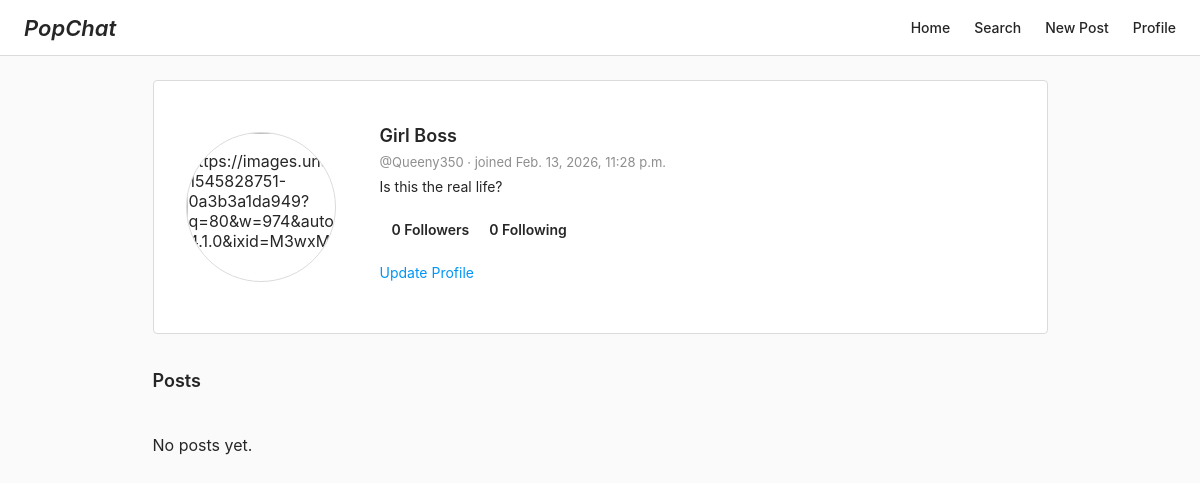
The page /mini_insta/profile/5 on the database as committed earlier.
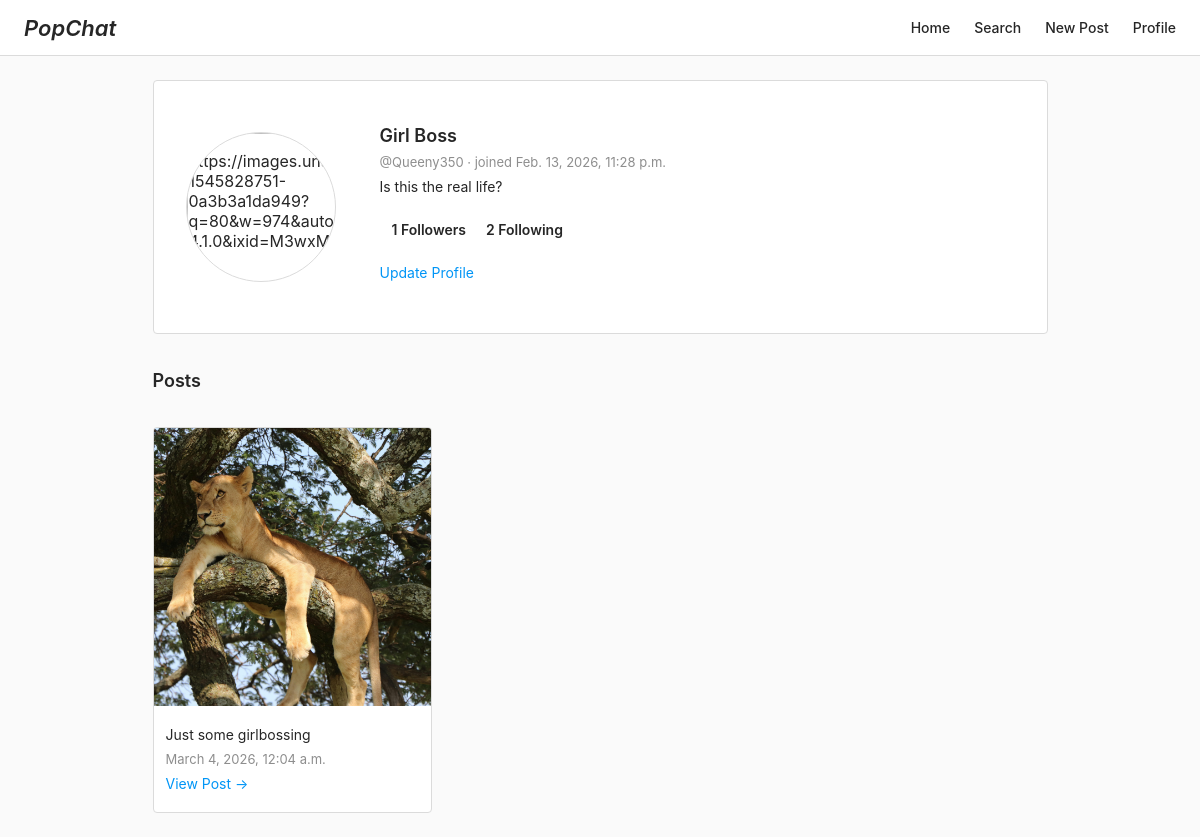
The same page on the database as committed later.
### mini_insta/models.py (models this page shows, shortened)
class Profile(models.Model):
    username = models.TextField(blank=False)
    display_name = models.TextField(blank=False)
    bio_text = models.TextField(blank=False)
    join_date = models.DateTimeField(auto_now=True)
    profile_image_url = models.URLField(blank=True)
    def get_all_posts(self):
        posts = Post.objects.filter(profile=self).order_by('-timestamp')
        return posts
    def get_followers(self):
        follows = Follow.objects.filter(profile=self)
        return [f.follower_profile for f in follows]
    def get_num_followers(self):
        return len(self.get_followers())
    def get_following(self):
        follows = Follow.objects.filter(follower_profile=self)
        return [f.profile for f in follows]
    def get_num_following(self):
        return len(self.get_following())

class Follow(models.Model):
    profile = models.ForeignKey(
        "Profile", on_delete=models.CASCADE, related_name="profile"
    )
    follower_profile = models.ForeignKey(
        "Profile", on_delete=models.CASCADE, related_name="follower_profile"
    )
    timestamp = models.DateTimeField(auto_now_add=True)

class Post(models.Model):
    profile = models.ForeignKey("Profile", on_delete=models.CASCADE)
    timestamp = models.DateTimeField(auto_now_add=True)
    caption = models.TextField(blank=True)
    def get_all_photos(self):
        photos = Photo.objects.filter(post=self).order_by('timestamp')
        return photos

class Photo(models.Model):
    post = models.ForeignKey("Post", on_delete=models.CASCADE)
    image_url = models.URLField(blank=True)     # kept for backwards-compatibility
    image_file = models.ImageField(blank=True)  # new: actual uploaded image file
    timestamp = models.DateTimeField(auto_now_add=True)
    def get_image_url(self):
        if self.image_file:
            return self.image_file.url
        return self.image_url

### mini_insta/views.py (the view)
# urls.py: path('profile/<int:pk>', ProfileView.as_view(), name="profile"),
class ProfileView(DetailView):
    model = Profile
    template_name = 'mini_insta/show_profile.html'
    context_object_name = 'profile'

### mini_insta/templates/mini_insta/show_profile.html (shortened to what this page needs)
{% extends 'mini_insta/base.html' %}
{% block content %}
<main class="grid-container">
    <article class="featured">
        {% if profile.profile_image_url %}
        <img src="{{profile.profile_image_url}}" alt="{{profile.profile_image_url}}">
        {% endif %}
        <div>
        <h2>{{profile.display_name}}</h2>
        <strong>@{{profile.username}} &middot; joined {{profile.join_date}}</strong>
        <p>{{profile.bio_text}}</p>
        <div class="follow-stats">
            <a href="{% url 'followers' pk=profile.pk %}">{{profile.get_num_followers}} Followers    </a>
            <a href="{% url 'following' pk=profile.pk %}">{{profile.get_num_following}} Following</a>
        </div>
        <p><a href="{% url 'update_profile' pk=profile.pk %}">Update Profile</a></p>
        </div>
    </article>
    <h2 style="grid-column: span 3;">Posts</h2>
    {% for post in profile.get_all_posts %}
    <article>
        <a href="{% url 'post' pk=post.pk %}">
            {% with photos=post.get_all_photos %}
            {% if photos %}
            <img src="{{photos.first.get_image_url}}" alt="post image">
            {% endif %}
            {% endwith %}
        </a>
        <div>
        <p>{{post.caption}}</p>
        <strong>{{post.timestamp}}</strong>
        <p><a href="{% url 'post' pk=post.pk %}">View Post &rarr;</a></p>
        </div>
    </article>
    {% empty %}
    <p style="grid-column: span 3;">No posts yet.</p>
    {% endfor %}
</main>
{% endblock %}

### mini_insta/templates/mini_insta/base.html (shortened to what this page needs)
{% load static %}
<html>
    <head>
        <link rel="stylesheet" href="{% static 'styles-insta.css' %}">
    </head>
    <body>
        <header>
            <h1>PopChat</h1>
            <nav>
                {% if profile %}
                <a href="{% url 'feed' pk=profile.pk %}">Home</a>
                <a href="{% url 'search' pk=profile.pk %}">Search</a>
                <a href="{% url 'create_post' pk=profile.pk %}">New Post</a>
                <a href="{% url 'profile' pk=profile.pk %}">Profile</a>
                {% else %}
                <a href="{% url 'profiles' %}">Home</a>
                {% endif %}
            </nav>
        </header>
        {% block content %}
        {% endblock %}
    </body>
</html>

### static/styles-insta.css (style rules this page uses)
* { box-sizing: border-box; }
body { margin: 0; padding: 0; background: #fafafa; font-family: -apple-system, BlinkMacSystemFont, 'Segoe UI', Roboto, Helvetica, Arial, sans-serif; color: #262626; }
h1, h2, h3 { color: #262626; font-weight: 600; margin: 0 0 8px 0; }
h1 { font-size: 24px; }
h2 { font-size: 18px; }
p { color: #262626; line-height: 1.5; margin: 6px 0; }
a { color: #0095f6; text-decoration: none; }
header { background: #fff; border-bottom: 1px solid #dbdbdb; position: sticky; top: 0; z-index: 100; padding: 0 24px; height: 56px; display: flex; align-items: center; justify-content: space-between; }
header h1 { font-size: 22px; font-style: italic; margin: 0; color: #262626; }
header nav { display: flex; gap: 24px; align-items: center; }
header nav a { color: #262626; font-size: 14px; font-weight: 500; text-decoration: none; }
.follow-stats { display: flex; gap: 20px; margin: 12px 0; }
.follow-stats a { color: #262626; font-size: 14px; font-weight: 600; text-decoration: none; }
main { padding-bottom: 24px; }
.grid-container { max-width: 935px; display: grid; grid-template-columns: repeat(3, 1fr); gap: 28px; margin: 24px auto; padding: 0 20px; }
article.featured { grid-column: span 3; display: grid; grid-template-columns: auto 1fr; gap: 32px; align-items: center; background: #fff; border: 1px solid #dbdbdb; border-radius: 4px; padding: 32px; margin-bottom: 8px; }
article.featured img { width: 150px; height: 150px; border-radius: 50%; object-fit: cover; border: 1px solid #dbdbdb; }
article { background: #fff; border: 1px solid #dbdbdb; border-radius: 4px; overflow: hidden; }
article img { width: 100%; aspect-ratio: 1 / 1; object-fit: cover; display: block; }
article div { padding: 12px; }
article strong { color: #8e8e8e; font-weight: 400; font-size: 13px; }
article p { font-size: 14px; margin: 6px 0; }

Rows that differ between the two databases and show on the page:
computed for Profile "Girl Boss": get_num_followers "0" → "1"; get_num_following "0" → "2"
added Post: get_all_photos.first.get_image_url (picture), caption "Just some girlbossing", timestamp "March 4, 2026, 12:04 a.m."
Other text that changed with them:
text no longer shown: "No posts yet."
